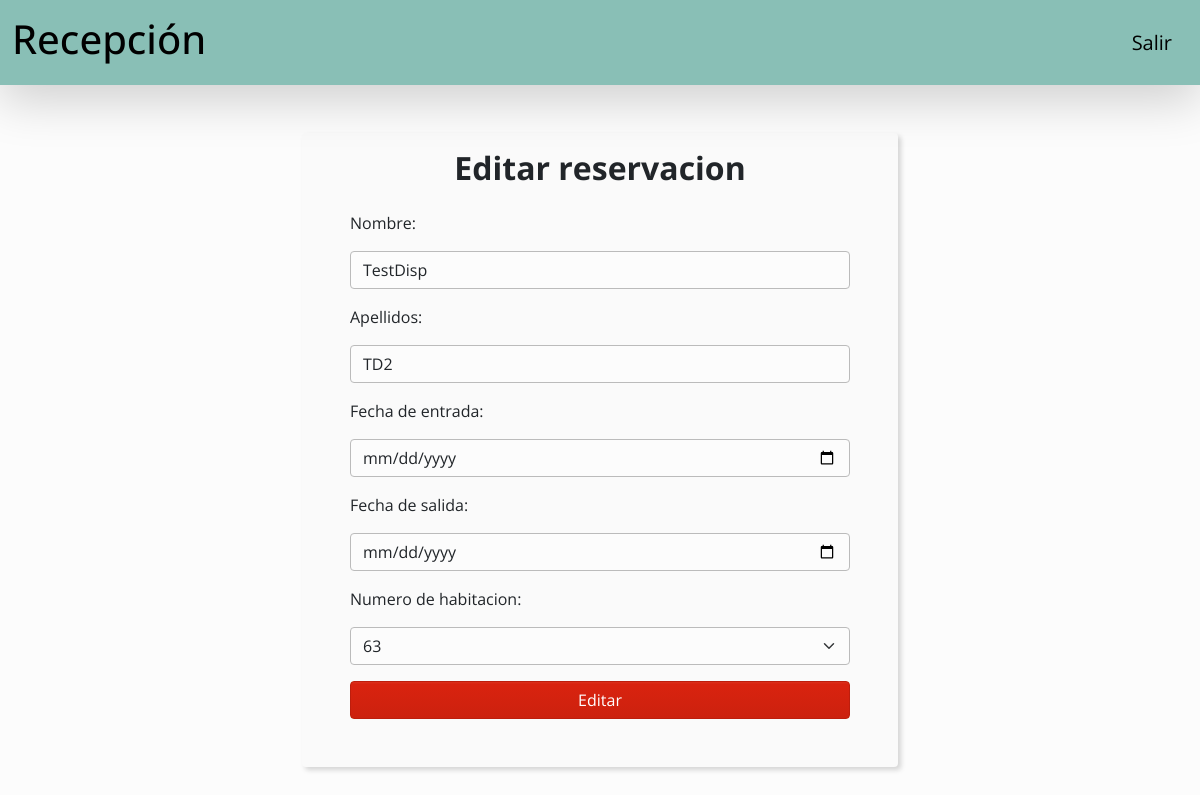
The page /reservation/edit/5 on the database its author committed.
### main/models.py (models this page shows, shortened)
class Reservacion(models.Model):
    name = models.CharField(max_length=50)
    lastName = models.CharField(max_length=50)
    entry_date = models.DateField()
    out_date = models.DateField()
    roomNumber = models.ForeignKey(Habitacion, on_delete=models.CASCADE)

class Habitacion(models.Model):
    roomNumber = models.IntegerField(primary_key=True)
    dispo = models.BooleanField(default=True)
    def __str__(self):
        return self.roomNumber.__str__()

### main/views.py (the view)
def editReservation(request, reservationId):
    reservation = Reservacion.objects.get(id=reservationId)
    if request.method == 'POST':
        form = ReservationForm(request.POST, instance=reservation)
        if form.is_valid():
            form.save()
            return redirect('home')
    else:
        form = ReservationForm(instance=reservation)
    context = {'form': form}
    return render(request, 'reservations/edit_reservation.html', context)

### main/forms.py
class ReservationForm(forms.ModelForm):
    class Meta:
        model = Reservacion
        fields = ['name', 'lastName', 'entry_date', 'out_date', 'roomNumber']
        labels = {'name': 'Nombre', 'lastName': 'Apellidos', 'entry_date': 'Fecha de entrada',
                  'out_date': 'Fecha de salida', 'roomNumber': 'Numero de habitacion'}
        widgets = {
            'name': forms.TextInput(attrs={'class': 'form-control'}),
            'lastName': forms.TextInput(attrs={'class': 'form-control'}),
            'entry_date': forms.DateInput(attrs={'type': 'date', 'class': 'form-control'}, format='%d/%m/%Y'),
            'out_date': forms.DateInput(attrs={'type': 'date', 'class': 'form-control'}, format='%d/%m/%Y'),
            'roomNumber': forms.Select(attrs={'class': 'form-select'}),
        }

### main/templates/reservations/edit_reservation.html
{% extends 'base.html' %} {% load static %} {% block content %}
<section class="d-flex align-items-center justify-content-center">
  <div
    class="d-flex flex-column align-items-center p-5 pt-3 mt-5 gap-3 rounded form-bg-container"
  >
    <h2 class="fw-bold">Editar reservacion</h2>
    <form
      method="post"
      class="d-flex flex-column gap-3"
      style="width: 500px"
    >
      {% csrf_token %} {{ form }}
      <button class="btn btn-primary w-100">Editar</button>
    </form>
  </div>
</section>
{% endblock content %}

### main/static/css/styles.css (style rules this page uses)
.form-bg-container { background-color: #fafafa; box-shadow: #d4d4d4 3px 3px 5px; }

### rows shown on the page
Reservacion: name "TestDisp", lastName "TD2"
Habitacion: roomNumber "63"
